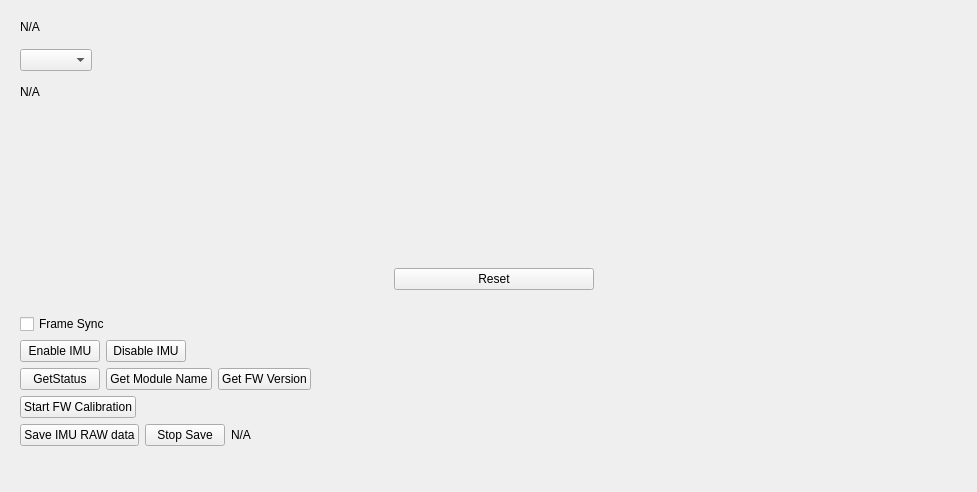
<?xml version="1.0" encoding="UTF-8"?>
<ui version="4.0">
 <class>CVideoDeviceIMUWidget</class>
 <widget class="QWidget" name="CVideoDeviceIMUWidget">
  <property name="geometry">
   <rect>
    <x>0</x>
    <y>0</y>
    <width>977</width>
    <height>492</height>
   </rect>
  </property>
  <property name="sizePolicy">
   <sizepolicy hsizetype="Fixed" vsizetype="Preferred">
    <horstretch>0</horstretch>
    <verstretch>0</verstretch>
   </sizepolicy>
  </property>
  <property name="minimumSize">
   <size>
    <width>977</width>
    <height>0</height>
   </size>
  </property>
  <property name="maximumSize">
   <size>
    <width>977</width>
    <height>16777215</height>
   </size>
  </property>
  <property name="windowTitle">
   <string>Form</string>
  </property>
  <layout class="QVBoxLayout" name="verticalLayout">
   <item>
    <widget class="QWidget" name="widget_imu_information" native="true">
     <property name="sizePolicy">
      <sizepolicy hsizetype="Fixed" vsizetype="Fixed">
       <horstretch>0</horstretch>
       <verstretch>0</verstretch>
      </sizepolicy>
     </property>
     <property name="font">
      <font>
       <pointsize>9</pointsize>
      </font>
     </property>
     <layout class="QHBoxLayout" name="horizontalLayout_3">
      <item>
       <widget class="QLabel" name="label_content_imu_information">
        <property name="sizePolicy">
         <sizepolicy hsizetype="Fixed" vsizetype="Fixed">
          <horstretch>0</horstretch>
          <verstretch>0</verstretch>
         </sizepolicy>
        </property>
        <property name="font">
         <font>
          <pointsize>9</pointsize>
         </font>
        </property>
        <property name="text">
         <string>N/A</string>
        </property>
       </widget>
      </item>
     </layout>
    </widget>
   </item>
   <item>
    <widget class="QWidget" name="widget_imu_data" native="true">
     <property name="sizePolicy">
      <sizepolicy hsizetype="Fixed" vsizetype="Fixed">
       <horstretch>0</horstretch>
       <verstretch>0</verstretch>
      </sizepolicy>
     </property>
     <property name="minimumSize">
      <size>
       <width>959</width>
       <height>250</height>
      </size>
     </property>
     <property name="maximumSize">
      <size>
       <width>959</width>
       <height>250</height>
      </size>
     </property>
     <property name="font">
      <font>
       <pointsize>9</pointsize>
      </font>
     </property>
     <layout class="QVBoxLayout" name="verticalLayout_2">
      <property name="spacing">
       <number>0</number>
      </property>
      <property name="leftMargin">
       <number>9</number>
      </property>
      <property name="topMargin">
       <number>0</number>
      </property>
      <property name="rightMargin">
       <number>0</number>
      </property>
      <property name="bottomMargin">
       <number>0</number>
      </property>
      <item>
       <widget class="QWidget" name="widget_imu_data_option" native="true">
        <property name="sizePolicy">
         <sizepolicy hsizetype="Fixed" vsizetype="Fixed">
          <horstretch>0</horstretch>
          <verstretch>0</verstretch>
         </sizepolicy>
        </property>
        <property name="minimumSize">
         <size>
          <width>977</width>
          <height>0</height>
         </size>
        </property>
        <layout class="QVBoxLayout" name="verticalLayout_4">
         <property name="spacing">
          <number>0</number>
         </property>
         <property name="leftMargin">
          <number>0</number>
         </property>
         <property name="topMargin">
          <number>0</number>
         </property>
         <property name="rightMargin">
          <number>0</number>
         </property>
         <property name="bottomMargin">
          <number>0</number>
         </property>
         <item>
          <widget class="QComboBox" name="comboBox_imu_data_option">
           <property name="sizePolicy">
            <sizepolicy hsizetype="Fixed" vsizetype="Fixed">
             <horstretch>0</horstretch>
             <verstretch>0</verstretch>
            </sizepolicy>
           </property>
           <property name="font">
            <font>
             <pointsize>9</pointsize>
            </font>
           </property>
          </widget>
         </item>
        </layout>
       </widget>
      </item>
      <item>
       <widget class="QWidget" name="widget_imu_data_result" native="true">
        <property name="sizePolicy">
         <sizepolicy hsizetype="Fixed" vsizetype="Preferred">
          <horstretch>0</horstretch>
          <verstretch>0</verstretch>
         </sizepolicy>
        </property>
        <property name="minimumSize">
         <size>
          <width>977</width>
          <height>0</height>
         </size>
        </property>
        <property name="maximumSize">
         <size>
          <width>977</width>
          <height>16777215</height>
         </size>
        </property>
        <layout class="QHBoxLayout" name="horizontalLayout_6">
         <property name="spacing">
          <number>0</number>
         </property>
         <property name="leftMargin">
          <number>0</number>
         </property>
         <property name="topMargin">
          <number>0</number>
         </property>
         <property name="rightMargin">
          <number>0</number>
         </property>
         <property name="bottomMargin">
          <number>0</number>
         </property>
         <item>
          <widget class="QLabel" name="label_content_imu_data">
           <property name="sizePolicy">
            <sizepolicy hsizetype="Fixed" vsizetype="Fixed">
             <horstretch>0</horstretch>
             <verstretch>0</verstretch>
            </sizepolicy>
           </property>
           <property name="minimumSize">
            <size>
             <width>365</width>
             <height>200</height>
            </size>
           </property>
           <property name="maximumSize">
            <size>
             <width>300</width>
             <height>200</height>
            </size>
           </property>
           <property name="sizeIncrement">
            <size>
             <width>0</width>
             <height>0</height>
            </size>
           </property>
           <property name="font">
            <font>
             <pointsize>9</pointsize>
            </font>
           </property>
           <property name="text">
            <string>N/A</string>
           </property>
           <property name="alignment">
            <set>Qt::AlignLeading|Qt::AlignLeft|Qt::AlignTop</set>
           </property>
          </widget>
         </item>
         <item>
          <widget class="QWidget" name="widget_imu_data_3d_container" native="true">
           <layout class="QVBoxLayout" name="verticalLayout_5">
            <item>
             <widget class="QWidget" name="widget_imu_data_3d" native="true">
              <property name="sizePolicy">
               <sizepolicy hsizetype="Fixed" vsizetype="Fixed">
                <horstretch>0</horstretch>
                <verstretch>0</verstretch>
               </sizepolicy>
              </property>
              <property name="minimumSize">
               <size>
                <width>200</width>
                <height>200</height>
               </size>
              </property>
              <property name="maximumSize">
               <size>
                <width>200</width>
                <height>200</height>
               </size>
              </property>
              <layout class="QHBoxLayout" name="horizontalLayout_7"/>
             </widget>
            </item>
            <item>
             <widget class="QWidget" name="widget_imu_data_3d_reset" native="true">
              <layout class="QHBoxLayout" name="horizontalLayout_9">
               <property name="spacing">
                <number>0</number>
               </property>
               <property name="leftMargin">
                <number>0</number>
               </property>
               <property name="topMargin">
                <number>0</number>
               </property>
               <property name="rightMargin">
                <number>0</number>
               </property>
               <property name="bottomMargin">
                <number>0</number>
               </property>
               <item>
                <widget class="QPushButton" name="pushButton_imu_data_3d_reset">
                 <property name="text">
                  <string>Reset</string>
                 </property>
                </widget>
               </item>
              </layout>
             </widget>
            </item>
           </layout>
          </widget>
         </item>
         <item>
          <spacer name="horizontalSpacer">
           <property name="orientation">
            <enum>Qt::Horizontal</enum>
           </property>
           <property name="sizeHint" stdset="0">
            <size>
             <width>40</width>
             <height>20</height>
            </size>
           </property>
          </spacer>
         </item>
        </layout>
       </widget>
      </item>
     </layout>
    </widget>
   </item>
   <item>
    <widget class="QWidget" name="widget_imu_button" native="true">
     <property name="sizePolicy">
      <sizepolicy hsizetype="Fixed" vsizetype="Fixed">
       <horstretch>0</horstretch>
       <verstretch>0</verstretch>
      </sizepolicy>
     </property>
     <property name="font">
      <font>
       <pointsize>9</pointsize>
      </font>
     </property>
     <layout class="QVBoxLayout" name="verticalLayout_3">
      <item>
       <widget class="QWidget" name="widget_frame_sync" native="true">
        <layout class="QHBoxLayout" name="horizontalLayout_8">
         <property name="leftMargin">
          <number>0</number>
         </property>
         <property name="topMargin">
          <number>0</number>
         </property>
         <property name="rightMargin">
          <number>0</number>
         </property>
         <property name="bottomMargin">
          <number>0</number>
         </property>
         <item>
          <widget class="QCheckBox" name="checkBox_frame_sync">
           <property name="text">
            <string>Frame Sync</string>
           </property>
          </widget>
         </item>
        </layout>
       </widget>
      </item>
      <item>
       <widget class="QWidget" name="widget_enable_imu" native="true">
        <property name="sizePolicy">
         <sizepolicy hsizetype="Fixed" vsizetype="Fixed">
          <horstretch>0</horstretch>
          <verstretch>0</verstretch>
         </sizepolicy>
        </property>
        <property name="font">
         <font>
          <pointsize>9</pointsize>
         </font>
        </property>
        <layout class="QHBoxLayout" name="horizontalLayout">
         <property name="leftMargin">
          <number>0</number>
         </property>
         <property name="topMargin">
          <number>0</number>
         </property>
         <property name="rightMargin">
          <number>0</number>
         </property>
         <property name="bottomMargin">
          <number>0</number>
         </property>
         <item>
          <widget class="QPushButton" name="pushButton_enable_imu">
           <property name="sizePolicy">
            <sizepolicy hsizetype="Fixed" vsizetype="Fixed">
             <horstretch>0</horstretch>
             <verstretch>0</verstretch>
            </sizepolicy>
           </property>
           <property name="font">
            <font>
             <pointsize>9</pointsize>
            </font>
           </property>
           <property name="text">
            <string>Enable IMU</string>
           </property>
          </widget>
         </item>
         <item>
          <widget class="QPushButton" name="pushButton_disable_imu">
           <property name="sizePolicy">
            <sizepolicy hsizetype="Fixed" vsizetype="Fixed">
             <horstretch>0</horstretch>
             <verstretch>0</verstretch>
            </sizepolicy>
           </property>
           <property name="font">
            <font>
             <pointsize>9</pointsize>
            </font>
           </property>
           <property name="text">
            <string>Disable IMU</string>
           </property>
          </widget>
         </item>
        </layout>
       </widget>
      </item>
      <item>
       <widget class="QWidget" name="widget_get_info_button" native="true">
        <property name="sizePolicy">
         <sizepolicy hsizetype="Fixed" vsizetype="Fixed">
          <horstretch>0</horstretch>
          <verstretch>0</verstretch>
         </sizepolicy>
        </property>
        <property name="font">
         <font>
          <pointsize>9</pointsize>
         </font>
        </property>
        <layout class="QHBoxLayout" name="horizontalLayout_2">
         <property name="leftMargin">
          <number>0</number>
         </property>
         <property name="topMargin">
          <number>0</number>
         </property>
         <property name="rightMargin">
          <number>0</number>
         </property>
         <property name="bottomMargin">
          <number>0</number>
         </property>
         <item>
          <widget class="QPushButton" name="pushButton_get_status">
           <property name="sizePolicy">
            <sizepolicy hsizetype="Fixed" vsizetype="Fixed">
             <horstretch>0</horstretch>
             <verstretch>0</verstretch>
            </sizepolicy>
           </property>
           <property name="font">
            <font>
             <pointsize>9</pointsize>
            </font>
           </property>
           <property name="text">
            <string>GetStatus</string>
           </property>
          </widget>
         </item>
         <item>
          <widget class="QPushButton" name="pushButton_get_module_name">
           <property name="sizePolicy">
            <sizepolicy hsizetype="Fixed" vsizetype="Fixed">
             <horstretch>0</horstretch>
             <verstretch>0</verstretch>
            </sizepolicy>
           </property>
           <property name="font">
            <font>
             <pointsize>9</pointsize>
            </font>
           </property>
           <property name="text">
            <string>Get Module Name</string>
           </property>
          </widget>
         </item>
         <item>
          <widget class="QPushButton" name="pushButton_get_fw_version">
           <property name="sizePolicy">
            <sizepolicy hsizetype="Fixed" vsizetype="Fixed">
             <horstretch>0</horstretch>
             <verstretch>0</verstretch>
            </sizepolicy>
           </property>
           <property name="font">
            <font>
             <pointsize>9</pointsize>
            </font>
           </property>
           <property name="text">
            <string>Get FW Version</string>
           </property>
          </widget>
         </item>
        </layout>
       </widget>
      </item>
      <item>
       <widget class="QWidget" name="widget_start_fw_calibration" native="true">
        <property name="sizePolicy">
         <sizepolicy hsizetype="Fixed" vsizetype="Fixed">
          <horstretch>0</horstretch>
          <verstretch>0</verstretch>
         </sizepolicy>
        </property>
        <property name="font">
         <font>
          <pointsize>9</pointsize>
         </font>
        </property>
        <layout class="QHBoxLayout" name="horizontalLayout_5">
         <property name="leftMargin">
          <number>0</number>
         </property>
         <property name="topMargin">
          <number>0</number>
         </property>
         <property name="rightMargin">
          <number>0</number>
         </property>
         <property name="bottomMargin">
          <number>0</number>
         </property>
         <item>
          <widget class="QPushButton" name="pushButton_start_fw_calibration">
           <property name="sizePolicy">
            <sizepolicy hsizetype="Fixed" vsizetype="Fixed">
             <horstretch>0</horstretch>
             <verstretch>0</verstretch>
            </sizepolicy>
           </property>
           <property name="font">
            <font>
             <pointsize>9</pointsize>
            </font>
           </property>
           <property name="text">
            <string>Start FW Calibration</string>
           </property>
          </widget>
         </item>
        </layout>
       </widget>
      </item>
      <item>
       <widget class="QWidget" name="widget_save_imu_raw_data" native="true">
        <property name="sizePolicy">
         <sizepolicy hsizetype="Fixed" vsizetype="Fixed">
          <horstretch>0</horstretch>
          <verstretch>0</verstretch>
         </sizepolicy>
        </property>
        <property name="font">
         <font>
          <pointsize>9</pointsize>
         </font>
        </property>
        <layout class="QHBoxLayout" name="horizontalLayout_4">
         <property name="leftMargin">
          <number>0</number>
         </property>
         <property name="topMargin">
          <number>0</number>
         </property>
         <property name="rightMargin">
          <number>0</number>
         </property>
         <property name="bottomMargin">
          <number>0</number>
         </property>
         <item>
          <widget class="QPushButton" name="pushButton_save_imu_raw_data">
           <property name="sizePolicy">
            <sizepolicy hsizetype="Fixed" vsizetype="Fixed">
             <horstretch>0</horstretch>
             <verstretch>0</verstretch>
            </sizepolicy>
           </property>
           <property name="font">
            <font>
             <pointsize>9</pointsize>
            </font>
           </property>
           <property name="text">
            <string>Save IMU RAW data</string>
           </property>
          </widget>
         </item>
         <item>
          <widget class="QPushButton" name="pushButton_stop_save_imu_raw_data">
           <property name="sizePolicy">
            <sizepolicy hsizetype="Fixed" vsizetype="Fixed">
             <horstretch>0</horstretch>
             <verstretch>0</verstretch>
            </sizepolicy>
           </property>
           <property name="text">
            <string>Stop Save</string>
           </property>
          </widget>
         </item>
         <item>
          <widget class="QLabel" name="label_save_imu_raw_data_info">
           <property name="sizePolicy">
            <sizepolicy hsizetype="Fixed" vsizetype="Fixed">
             <horstretch>0</horstretch>
             <verstretch>0</verstretch>
            </sizepolicy>
           </property>
           <property name="font">
            <font>
             <pointsize>9</pointsize>
            </font>
           </property>
           <property name="text">
            <string>N/A</string>
           </property>
          </widget>
         </item>
        </layout>
       </widget>
      </item>
     </layout>
    </widget>
   </item>
   <item>
    <spacer name="verticalSpacer">
     <property name="font">
      <font>
       <pointsize>9</pointsize>
      </font>
     </property>
     <property name="orientation">
      <enum>Qt::Vertical</enum>
     </property>
     <property name="sizeHint" stdset="0">
      <size>
       <width>20</width>
       <height>40</height>
      </size>
     </property>
    </spacer>
   </item>
  </layout>
 </widget>
 <resources/>
 <connections/>
</ui>
